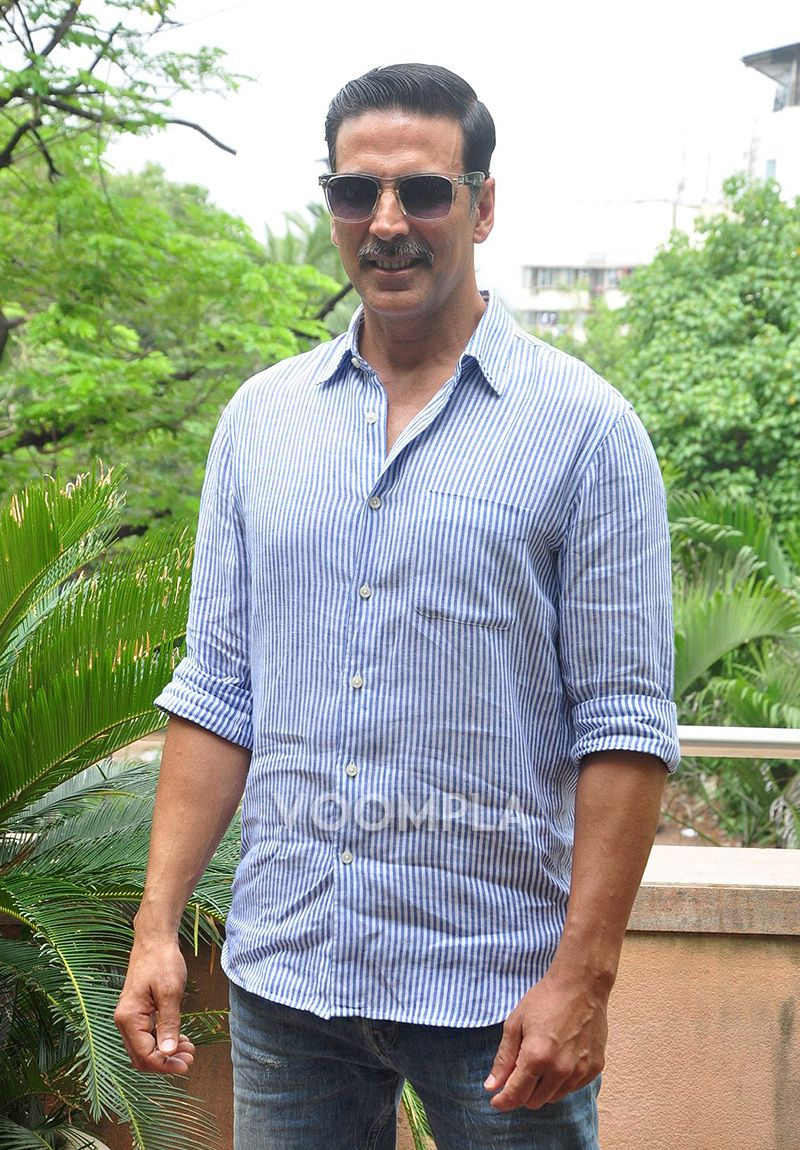
#> input picture dataset/Original_Images/Akshay Kumar/Akshay Kumar_0.jpg, 800 x 1150 px
$ python -i anti_spoof.py   (imports and definitions only)   (older library calls are emulated)
#> lines starting #> are read from the running program, lines starting #| are printed output that depends on the picture
#> further down, picture is the input picture: shape (1150, 800, 3); mean B, G, R 145.5, 162.1, 154.7
"""Anti-spoofing detection using texture, blur, and entropy analysis."""
import cv2  # pylint: disable=no-member
import numpy as np


def anti_spoof_check(frame):
    """
    Detect if frame is live face or spoof (photo/video).

    Args:
        frame: BGR image from camera

    Returns:
        bool: True if likely live, False if spoof
    """
    gray = cv2.cvtColor(frame, cv2.COLOR_BGR2GRAY)  # pylint: disable=no-member
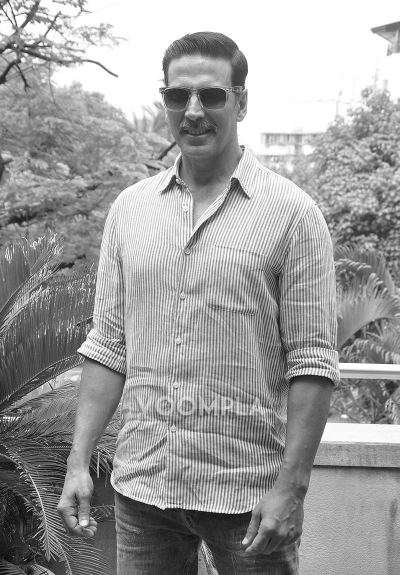
#> gray: shape (1150, 800) (shown at 1/2 size); min 1, max 255, mean 158
    gray = gray.astype("float")

    # Texture variance
    kernel_size = 5
    mean = cv2.blur(gray, (kernel_size, kernel_size))  # pylint: disable=no-member
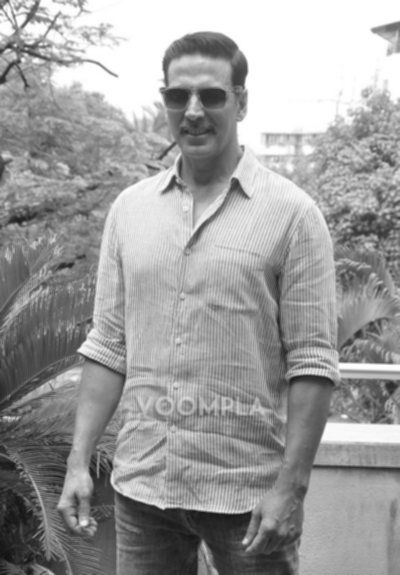
#> mean: shape (1150, 800) float64 (shown at 1/2 size); min 15.04, max 255, mean 158
    sqr_mean = cv2.blur(gray**2, (kernel_size, kernel_size))  # pylint: disable=no-member
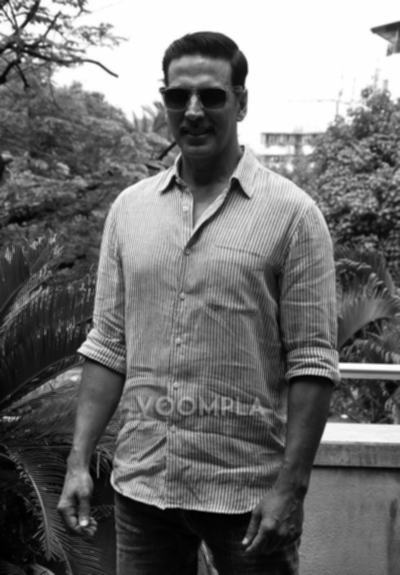
#> sqr_mean: shape (1150, 800) float64 (shown at 1/2 size); min 244.9, max 65025, mean 29080.5; drawn with min black and max white
    variance = sqr_mean - mean**2
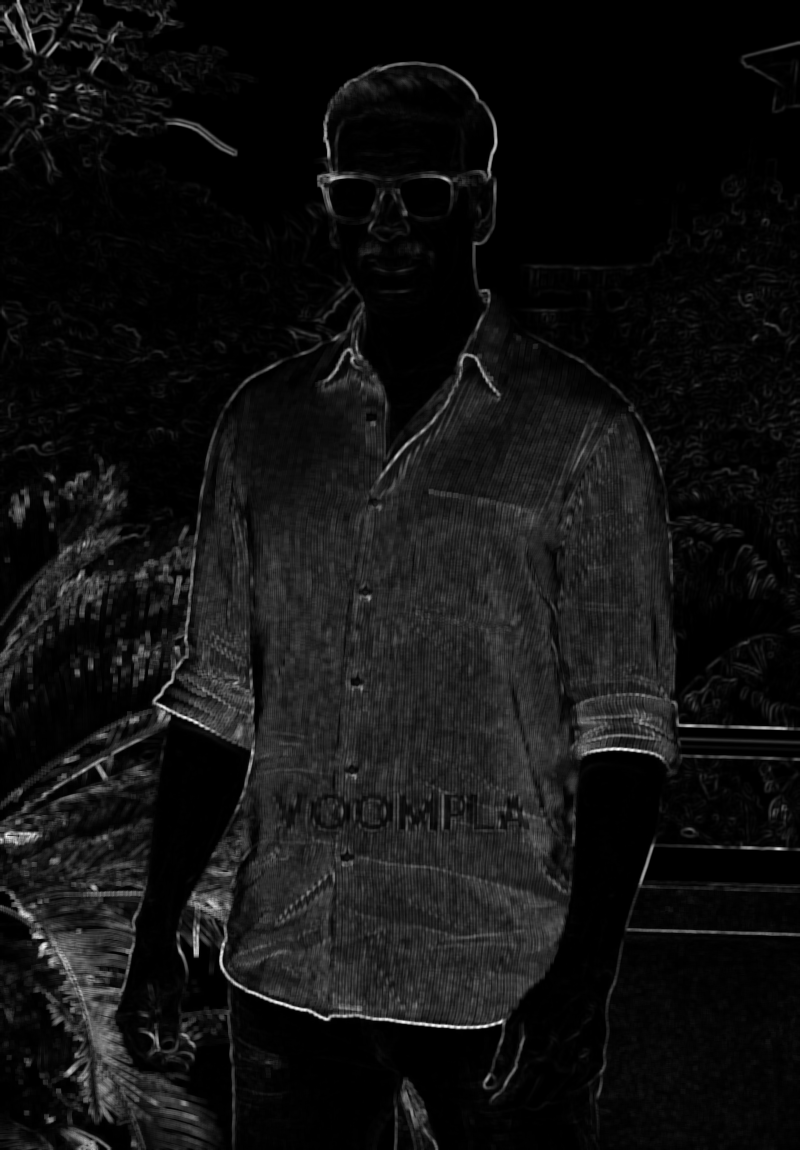
#> variance: shape (1150, 800) float64; min 0, max 9113, mean 644.4; drawn with min black and max white

    avg_variance = np.mean(variance)
#> avg_variance = 644.4

    if avg_variance < 15 or avg_variance > 200:
        return False

    # Blur detection
    laplacian_var = cv2.Laplacian(gray, cv2.CV_64F).var()  # pylint: disable=no-member

    if laplacian_var < 50:
        return False

    # Color entropy
    for i in range(3):
        hist = cv2.calcHist([frame], [i], None, [256], [0, 256])  # pylint: disable=no-member
        hist = hist.flatten() / hist.sum()

        entropy = -np.sum(hist * np.log2(hist + 1e-10))

        if entropy < 3:
            return False

    return True

>>> import cv2
>>> picture = cv2.imread('../../dataset/Original_Images/Akshay Kumar/Akshay Kumar_0.jpg')
>>> result = anti_spoof_check(picture)
#> result = False

$ run again, on dataset/Original_Images/Akshay Kumar/Akshay Kumar_11.jpg
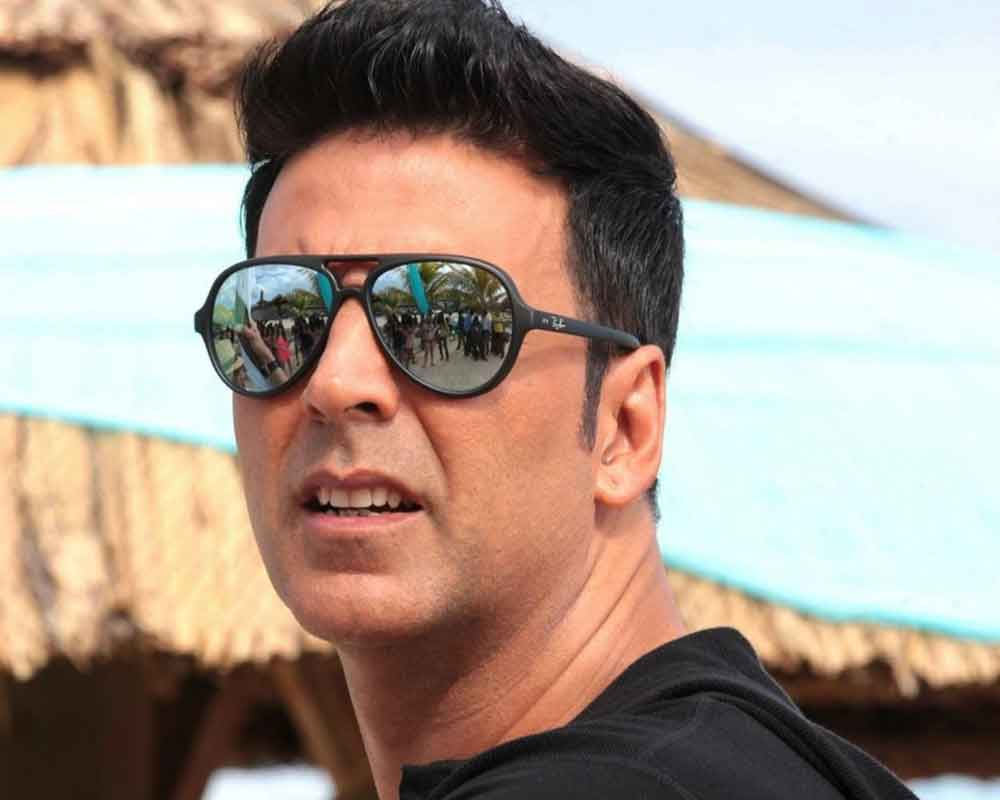
#> input picture dataset/Original_Images/Akshay Kumar/Akshay Kumar_11.jpg, 1000 x 800 px
#> picture is the input picture: shape (800, 1000, 3); mean B, G, R 142.5, 154.9, 171.4
#> in anti_spoof_check, `sqr_mean = cv2.blur(gray**2, (kernel_size, kernel_size))`:
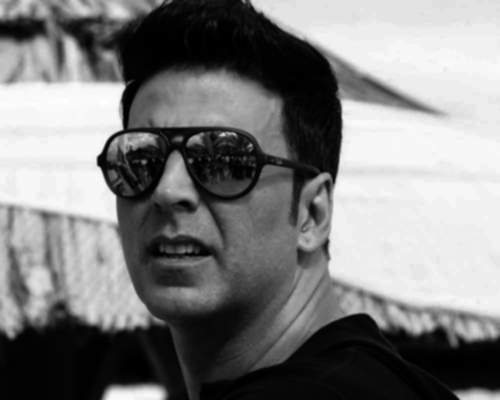
#> sqr_mean: shape (800, 1000) float64 (shown at 1/2 size); min 10.68, max 65025, mean 32207.7; drawn with min black and max white
#> in anti_spoof_check, `variance = sqr_mean - mean**2`:
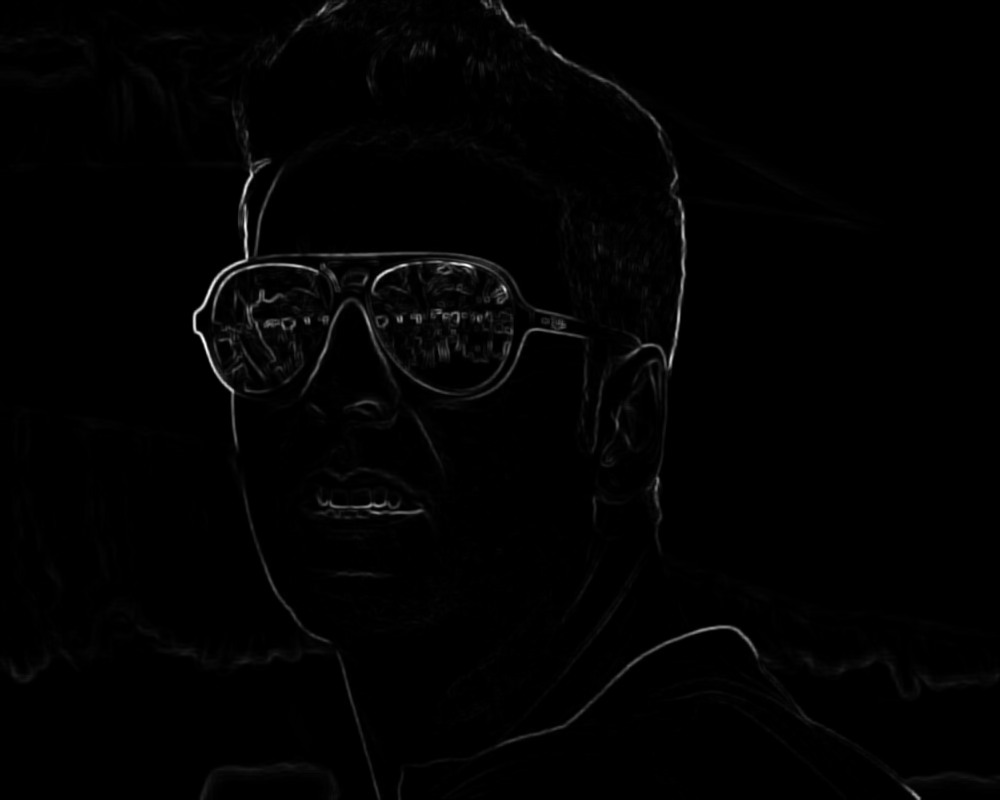
#> variance: shape (800, 1000) float64; min 0, max 7281.8, mean 72.7; drawn with min black and max white
#> avg_variance = 72.65
#> laplacian_var = 76.55
#> the loop in anti_spoof_check, `for i in range(3):` made 3 passes
#> entropy on passes 1 to 3: 6.7, 7.1, 7.23
#> result = True
